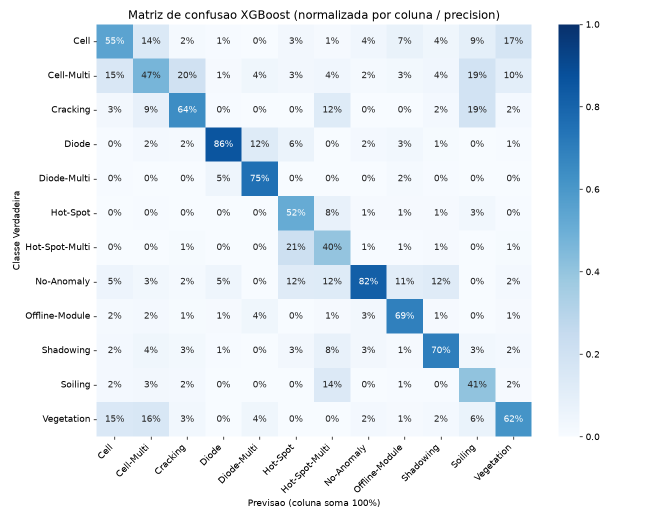
#> input picture Relatorio_visao_computacional/matriz_xgb_precision.png, 1300 x 1040 px (shown at 1/2 size)
$ python -i visao_classica_v6_36.py   (imports and definitions only)   (older library calls are emulated)
#> lines starting #> are read from the running program, lines starting #| are printed output that depends on the picture; after the words box and inside, x2 and y2 are one past the last pixel; in counts of white or black regions, pixels touching at a corner belong together
# -*- coding: utf-8 -*-
# ---
# jupyter:
#   jupytext:
#     cell_metadata_filter: -all
#     formats: ipynb,py:percent
#     text_representation:
#       extension: .py
#       format_name: percent
#       format_version: '1.3'
#       jupytext_version: 1.19.4
# ---

# %% [markdown]
# # v6_36 — Figuras/tabela da seção 3.6 (análise do XGBoost)
#
# Treina o XGBoost único nas 181 features e gera as matrizes de confusão (por coluna e
# por linha) e a tabela das maiores confusões por classe.

# %% [markdown]
# ## Setup, dataset e extração de features

# %%
import json
import urllib.request
import zipfile
from pathlib import Path

import cv2
import numpy as np
import pandas as pd
import matplotlib
# [1 line not run here, left out]
import matplotlib.pyplot as plt
import seaborn as sns
from scipy.stats import skew, kurtosis
from skimage.feature import local_binary_pattern, hog
from sklearn.preprocessing import LabelEncoder
from sklearn.model_selection import train_test_split
from sklearn.utils.class_weight import compute_sample_weight
from sklearn.metrics import accuracy_score, f1_score, confusion_matrix
from xgboost import XGBClassifier
from tqdm import tqdm

try:
    BASE_DIR = Path(__file__).resolve().parent
except NameError:
    BASE_DIR = Path.cwd()
DATA_DIR = BASE_DIR / "InfraredSolarModules"
DATASET_URL = "https://github.com/RaptorMaps/InfraredSolarModules/raw/master/2020-02-14_InfraredSolarModules.zip"


# [8 lines left out: function garantir_dataset, not called in this run]


# [2 lines not run here, left out]

GABOR_KERNELS = [cv2.getGaborKernel((9, 9), 2.0, th, 4.0, 0.5, 0, ktype=cv2.CV_32F)
                 for th in np.deg2rad([0, 45, 90, 135])]


def extrair_features(img):
    img = img.astype(np.uint8)
    total = img.size
    f = {}
    # --- base (conjunto inicial, secao 3.3) ---
    f["mean_int"] = float(img.mean())
    f["std_int"] = float(img.std())
    f["max_int"] = float(img.max())
    f["min_int"] = float(img.min())
    f["p90_int"] = float(np.percentile(img, 90))
    otsu_t, _ = cv2.threshold(img, 0, 255, cv2.THRESH_BINARY + cv2.THRESH_OTSU)
    _, hot = cv2.threshold(img, max(otsu_t, 180), 255, cv2.THRESH_BINARY)
    hot = cv2.morphologyEx(hot, cv2.MORPH_OPEN, np.ones((2, 2), np.uint8))
    f["hot_fraction"] = float(hot.sum() / 255) / total
    contornos, _ = cv2.findContours(hot, cv2.RETR_EXTERNAL, cv2.CHAIN_APPROX_SIMPLE)
    blobs = [c for c in contornos if cv2.contourArea(c) >= 2]
    f["num_blobs"] = float(len(blobs))
    if blobs:
        maior = max(blobs, key=cv2.contourArea)
        area = cv2.contourArea(maior)
        x, y, w, h = cv2.boundingRect(maior)
        f["largest_area"] = float(area)
        f["largest_extent"] = float(area / (w * h)) if w * h > 0 else 0.0
        f["largest_aspect"] = float(w / h) if h > 0 else 0.0
    else:
        f["largest_area"] = f["largest_extent"] = f["largest_aspect"] = 0.0
    f["row_cov"] = float((hot.sum(axis=1) > 0).mean())
    f["col_cov"] = float((hot.sum(axis=0) > 0).mean())
    f["dark_fraction"] = float((img < (img.mean() - img.std())).mean())
    f["edge_density"] = float((cv2.Canny(img, 50, 150) > 0).mean())
    gx = cv2.Sobel(img, cv2.CV_32F, 1, 0, ksize=3)
    gy = cv2.Sobel(img, cv2.CV_32F, 0, 1, ksize=3)
    f["grad_mean"] = float(np.sqrt(gx ** 2 + gy ** 2).mean())
    imgf = img.astype(np.float32)
    f["sym_lr"] = float(np.abs(imgf - np.fliplr(imgf)).mean())
    f["sym_tb"] = float(np.abs(imgf - np.flipud(imgf)).mean())
    hist = cv2.calcHist([img], [0], None, [8], [0, 256]).flatten()
    hist = hist / hist.sum()
    for i, hv in enumerate(hist):
        f[f"hist{i}"] = float(hv)
    # --- grupos adicionais (secao 3.4) ---
    f["skew_int"] = float(skew(imgf.ravel())) if img.std() > 0 else 0.0
    f["kurt_int"] = float(kurtosis(imgf.ravel())) if img.std() > 0 else 0.0
    hu = np.zeros(7)
    if blobs:
        mk = np.zeros_like(img)
        cv2.drawContours(mk, [maior], -1, 255, -1)
        huv = cv2.HuMoments(cv2.moments(mk)).flatten()
        hu = np.array([-np.sign(v) * np.log10(abs(v) + 1e-30) for v in huv])
    for i in range(7):
        f[f"hu_{i}"] = float(hu[i])
    hh, ww = img.shape
    hs, ws = hh // 3, ww // 3
    for i in range(3):
        for j in range(3):
            y0, y1 = i * hs, (hh if i == 2 else (i + 1) * hs)
            x0, x1 = j * ws, (ww if j == 2 else (j + 1) * ws)
            f[f"grid_{i}{j}"] = float(img[y0:y1, x0:x1].mean())
    lbp = local_binary_pattern(img, P=8, R=1, method="uniform")
    lh, _ = np.histogram(lbp, bins=10, range=(0, 10), density=True)
    for k, v in enumerate(lh):
        f[f"lbp_{k}"] = float(v)
    for i, kern in enumerate(GABOR_KERNELS):
        resp = cv2.filter2D(imgf, cv2.CV_32F, kern)
        f[f"gabor{i}_mean"] = float(resp.mean())
        f[f"gabor{i}_std"] = float(resp.std())
    for k, v in enumerate(hog(imgf, orientations=8, pixels_per_cell=(8, 8),
                              cells_per_block=(1, 1), feature_vector=True, channel_axis=None)):
        f[f"hog_{k}"] = float(v)
    return f


# Nomes do grupo base (conjunto inicial da secao 3.3)
BASE_FEATS = ["mean_int", "std_int", "max_int", "min_int", "p90_int", "hot_fraction",
              "num_blobs", "largest_area", "largest_extent", "largest_aspect", "row_cov",
              "col_cov", "dark_fraction", "edge_density", "grad_mean", "sym_lr", "sym_tb",
              "hist0", "hist1", "hist2", "hist3", "hist4", "hist5", "hist6", "hist7"]

registros, y = [], []
# [6 lines not run here, left out]
y = np.array(y)
# [1 line that did not run here, left out]
X_full = np.array([[r[k] for k in FEAT_NAMES] for r in registros])
# [1 line not run here, left out]

# Split unico reutilizado em todas as secoes
idx = np.arange(len(y))
# [1 line that did not run here, left out]
# [1 line that did not run here, left out]
classes = sorted(set(y))
le = LabelEncoder().fit(y)
REL = BASE_DIR / "Relatorio_visao_computacional"

# %% [markdown]
# ## 3.6 Analise do melhor modelo (XGBoost)
#
# Treina o XGBoost unico nas 181 features e analisa os erros: matriz de confusao
# normalizada por coluna (precision) e por linha (recall), alem da tabela das maiores
# confusoes por classe.

# %%
# [1 line that did not run here, left out]
# [2 lines that did not run here, left out]
# [1 line not run here, left out]
# [1 line that did not run here, left out]
# [2 lines not run here, left out]


def salva_matriz(norm, nome_png, titulo, xlabel, cmap):
    cm = confusion_matrix(y_te, pred, labels=classes, normalize=norm)
    plt.figure(figsize=(10, 8))
    sns.heatmap(cm, annot=True, fmt=".0%", cmap=cmap, vmin=0, vmax=1,
                xticklabels=classes, yticklabels=classes)
    plt.title(titulo, fontsize=13)
    plt.ylabel("Classe Verdadeira")
    plt.xlabel(xlabel)
    plt.xticks(rotation=45, ha="right")
    plt.tight_layout()
    plt.savefig(REL / nome_png, dpi=130)
    plt.close()
    print("[salvo]", REL / nome_png)
    return cm


# %%
# [3 lines not run here, left out]
# [3 lines that did not run here, left out]

# %%
# Tabela das 5 maiores confusoes por classe (fora a diagonal)
# [7 lines not run here, left out]

>>> import cv2
>>> picture = cv2.imread('Relatorio_visao_computacional/matriz_xgb_precision.png', cv2.IMREAD_GRAYSCALE)
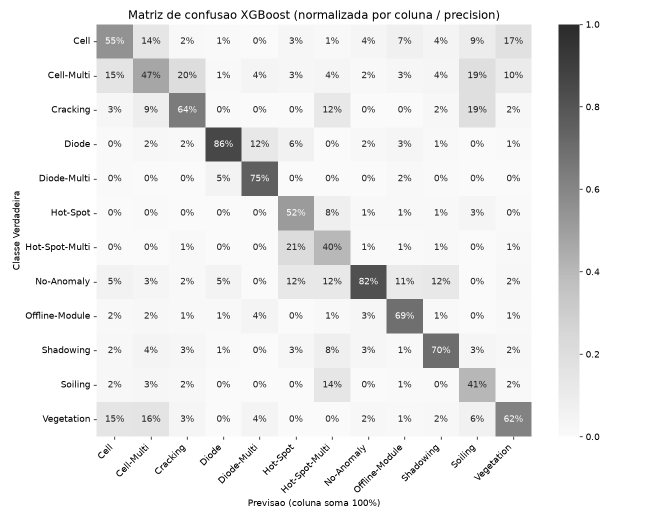
#> picture: shape (1040, 1300) (shown at 1/2 size); min 0, max 255, mean 236.9
>>> result = extrair_features(picture)
#> in extrair_features, `otsu_t, _ = cv2.threshold(img, 0, 255, cv2.THRESH_BINARY + cv2.THRESH_..`: otsu_t = 173
#> in extrair_features, `_, hot = cv2.threshold(img, max(otsu_t, 180), 255, cv2.THRESH_BINARY)`:
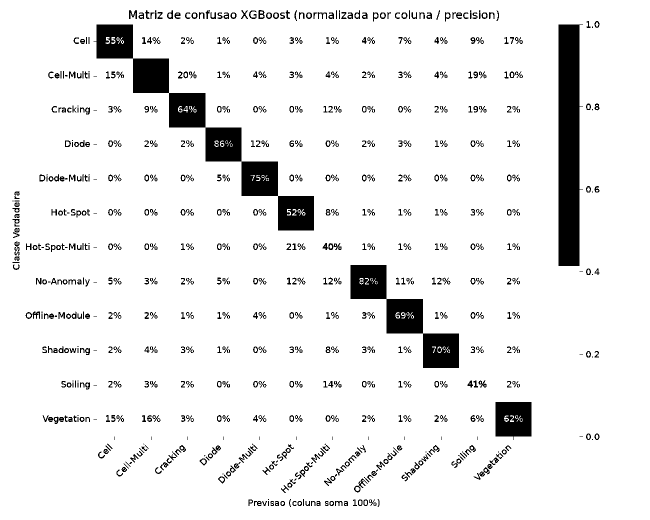
#> hot: shape (1040, 1300) (shown at 1/2 size); 92.1% white; 924 black regions (89 under 20 px), largest, box (x1, y1, x2, y2) and area: (187, 49, 628, 461) 28842, (1117, 49, 1166, 532) 20307, (701, 530, 918, 736) 14295
#> in extrair_features, `hot = cv2.morphologyEx(hot, cv2.MORPH_OPEN, np.ones((2, 2), np.uint8))`:
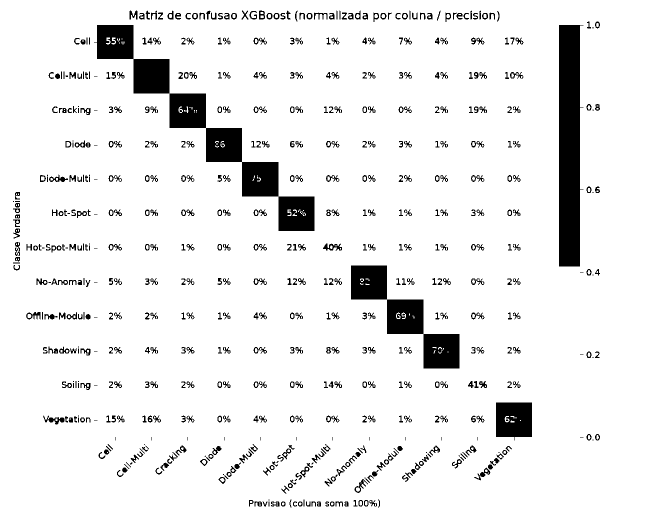
#> hot: shape (1040, 1300) (shown at 1/2 size); 91.9% white; 585 black regions (57 under 20 px), largest, box (x1, y1, x2, y2) and area: (188, 50, 629, 462) 29226, (1118, 50, 1167, 533) 20307, (702, 531, 919, 737) 14592
#> in extrair_features, `contornos, _ = cv2.findContours(hot, cv2.RETR_EXTERNAL, cv2.CHAIN_APPR..`: contornos = [[[0, 0], [0, 1039], [1299, 1039], [1299, 0]]]
#> in extrair_features, `maior = max(blobs, key=cv2.contourArea)`: maior = [[0, 0], [0, 1039], [1299, 1039], [1299, 0]]
#> in extrair_features, `area = cv2.contourArea(maior)`: area = 1349661
#> in extrair_features, `x, y, w, h = cv2.boundingRect(maior)`: x = 0; w = 1300; h = 1040
#> in extrair_features, `gx = cv2.Sobel(img, cv2.CV_32F, 1, 0, ksize=3)`:
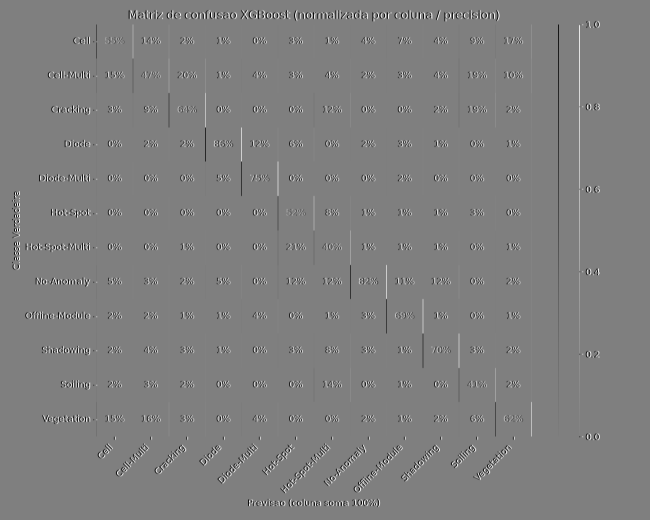
#> gx: shape (1040, 1300) float32 (shown at 1/2 size); min -1020, max 1020, mean 0; drawn with min black and max white
#> in extrair_features, `gy = cv2.Sobel(img, cv2.CV_32F, 0, 1, ksize=3)`:
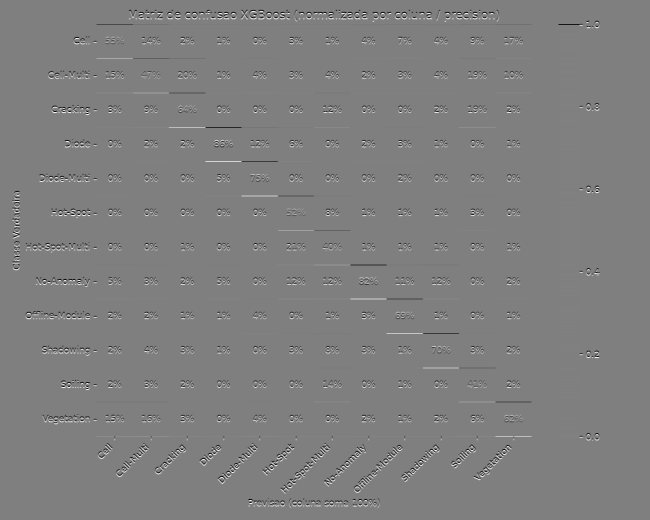
#> gy: shape (1040, 1300) float32 (shown at 1/2 size); min -1020, max 1020, mean 0; drawn with min black and max white
#> in extrair_features, `hist = cv2.calcHist([img], [0], None, [8], [0, 256]).flatten()`: hist = [9004, 13927, 24596, 23607, 24104, 24523, 31695, 1200544]
#> in extrair_features, `hist = hist / hist.sum()`: hist = [0.00666, 0.0103, 0.0182, 0.0175, 0.0178, 0.0181, 0.0234, 0.888]
#> the loop in extrair_features, `for i, hv in enumerate(hist):` made 8 passes
#> hv on passes 1 to 8: 0.00666, 0.0103, 0.0182, 0.0175, 0.0178, 0.0181, 0.0234, 0.888
#> after the loop in extrair_features, `for i, hv in enumerate(hist):`: f = 25 items
#> in extrair_features, `huv = cv2.HuMoments(cv2.moments(mk)).flatten()`: huv = [0.00067, 2.16e-08, 5.16e-36, 1.81e-36, 5.38e-72, 2.46e-40, 1.28e-72]
#> in extrair_features, `hu = np.array([-np.sign(v) * np.log10(abs(v) + 1e-30) for v in huv])`: hu = [3.17, 7.67, 30, 30, 30, 30, 30]
#> after the loop in extrair_features, `for i in range(7):`: f = 34 items
#> after the loop in extrair_features, `for i in range(3):`: f = 43 items
#> in extrair_features, `lbp = local_binary_pattern(img, P=8, R=1, method="uniform")`:
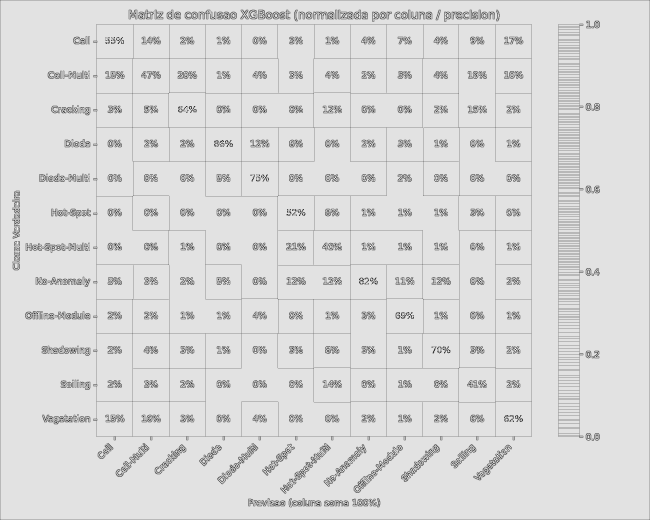
#> lbp: shape (1040, 1300) float64 (shown at 1/2 size); min 0, max 9, mean 7.73; drawn with min black and max white
#> in extrair_features, `lh, _ = np.histogram(lbp, bins=10, range=(0, 10), density=True)`: lh = [0.000547, 0.00184, 0.000536, 0.0133, 0.00918, 0.0475, 0.00148, 0.00997, 0.909, 0.00621]
#> the loop in extrair_features, `for k, v in enumerate(lh):` made 10 passes
#> v on passes 1 to 8: 0.000547, 0.00184, 0.000536, 0.0133, 0.00918, 0.0475, 0.00148, 0.00997
#> after the loop in extrair_features, `for k, v in enumerate(lh):`: f = 53 items
#> the loop in extrair_features, `for i, kern in enumerate(GABOR_KERNELS):` made 4 passes
#> pass 2, in extrair_features, `resp = cv2.filter2D(imgf, cv2.CV_32F, kern)`:
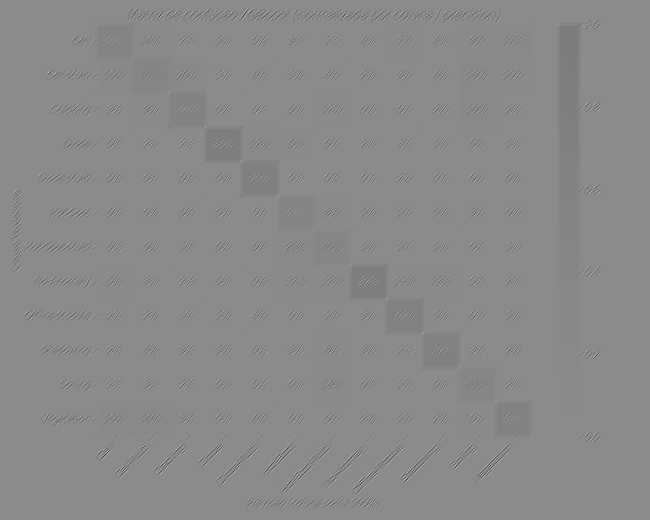
#> resp: shape (1040, 1300) float32 (shown at 1/2 size); min -1982.6, max 2198.2, mean 289.5; drawn with min black and max white
#> after the loop in extrair_features, `for i, kern in enumerate(GABOR_KERNELS):`: f = 61 items
#> after the loop in extrair_features, `for k, v in enumerate(hog(imgf, orientations=8, pixels_per_cell=(8, 8),`: f = 168541 items
#> result = 168541 items

$ run again, on Relatorio_visao_computacional/lrfind.png
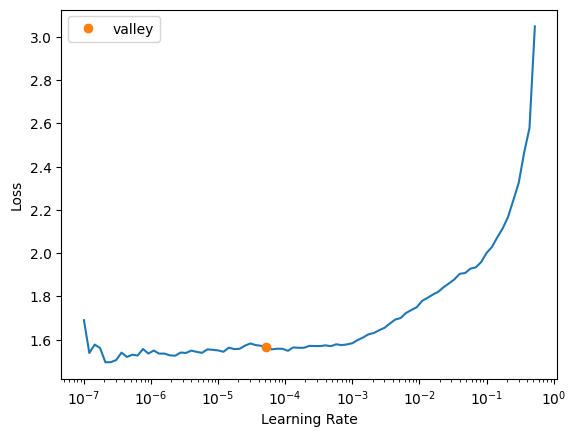
#> input picture Relatorio_visao_computacional/lrfind.png, 576 x 437 px
#> otsu_t = 153
#> in extrair_features, `hot = cv2.morphologyEx(hot, cv2.MORPH_OPEN, np.ones((2, 2), np.uint8))`:
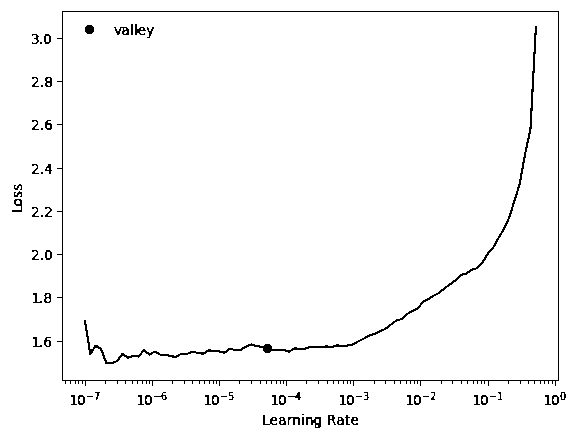
#> hot: shape (437, 576); 97.7% white; black in thin lines or dots
#> contornos = [[[0, 0], [0, 436], [575, 436], [575, 0]]]
#> maior = [[0, 0], [0, 436], [575, 436], [575, 0]]
#> area = 250700
#> x = 0; w = 576; h = 437
#> in extrair_features, `hist = cv2.calcHist([img], [0], None, [8], [0, 256]).flatten()`: hist = [2525, 401, 262, 1330, 682, 608, 875, 245029]
#> in extrair_features, `hist = hist / hist.sum()`: hist = [0.01, 0.00159, 0.00104, 0.00528, 0.00271, 0.00242, 0.00348, 0.973]
#> the loop in extrair_features, `for i, hv in enumerate(hist):` made 8 passes
#> hv on passes 1 to 8: 0.01, 0.00159, 0.00104, 0.00528, 0.00271, 0.00242, 0.00348, 0.973
#> after the loop in extrair_features, `for i, hv in enumerate(hist):`: f = 25 items
#> mk: shape (437, 576); every value is 255
#> huv = [0.000679, 3.34e-08, 0, 0, 0, 0, 0]
#> hu = [3.17, 7.48, 0, 0, 0, 0, 0]
#> after the loop in extrair_features, `for i in range(7):`: f = 34 items
#> after the loop in extrair_features, `for i in range(3):`: f = 43 items
#> lh = [7.95e-06, 0.000512, 0.00025, 0.00751, 0.00626, 0.0511, 0.000505, 0.00696, 0.925, 0.00236]
#> the loop in extrair_features, `for k, v in enumerate(lh):` made 10 passes
#> v on passes 1 to 8: 7.95e-06, 0.000512, 0.00025, 0.00751, 0.00626, 0.0511, 0.000505, 0.00696
#> after the loop in extrair_features, `for k, v in enumerate(lh):`: f = 53 items
#> the loop in extrair_features, `for i, kern in enumerate(GABOR_KERNELS):` made 4 passes
#> pass 3, in extrair_features, `resp = cv2.filter2D(imgf, cv2.CV_32F, kern)`:
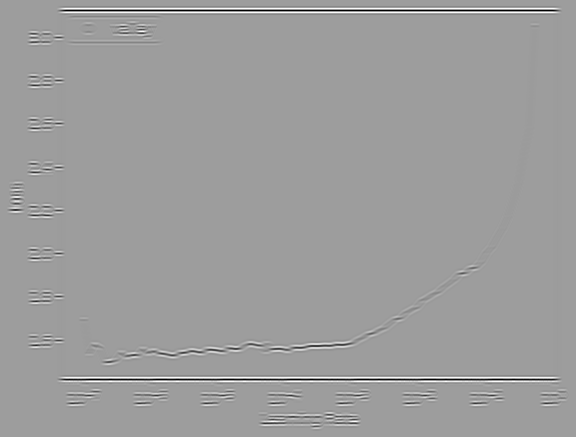
#> resp: shape (437, 576) float32; min -1784.6, max 1284.7, mean 107.1; drawn with min black and max white
#> after the loop in extrair_features, `for i, kern in enumerate(GABOR_KERNELS):`: f = 61 items
#> after the loop in extrair_features, `for k, v in enumerate(hog(imgf, orientations=8, pixels_per_cell=(8, 8),`: f = 31165 items
